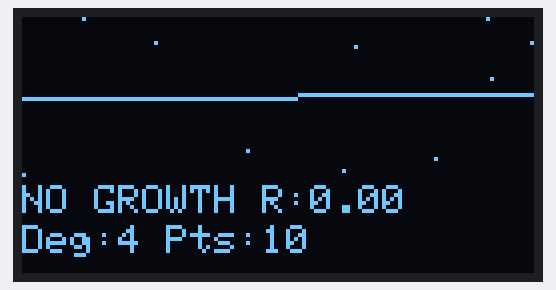
A sketch run on a simulated Arduino Uno, built with avr-gcc and run on an emulated ATmega328P. On the bench: 128×64 one-colour display. Random numbers use the default seed unless the sketch sets one; what the sketch prints to the serial monitor is not drawn.

Above: at 28.8 s.
At 58.5 s:
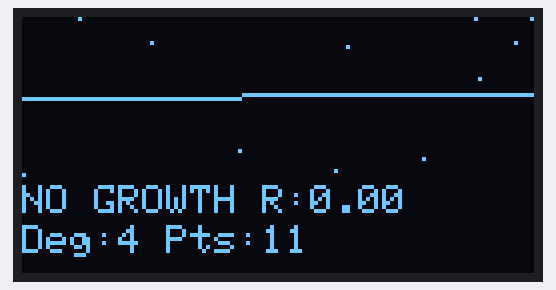
At 90.9 s:
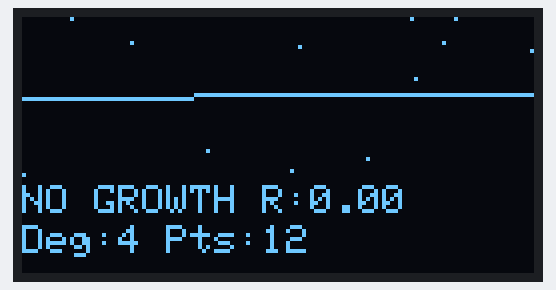
At 126.0 s:
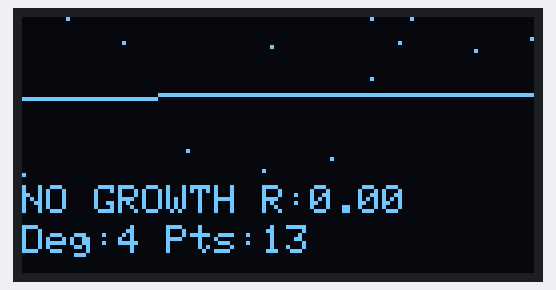

The sketch:

growth_rate.ino
```cpp
#include <Arduino.h>
#include <Adafruit_GFX.h>
#include <Adafruit_SSD1306.h>
#include <vector>
#include <numeric>
#include <cmath>

#define SCREEN_WIDTH 128
#define SCREEN_HEIGHT 64
//#define OLED_RESET -1
#define SCREEN_ADDRESS 0x3C

  constexpr uint8_t OLED_DC = 16 ;
//#define OLED_DC     16
  constexpr uint8_t OLED_CS = 5 ;
//#define OLED_CS     5
  constexpr uint8_t OLED_RESET = 17;
//#define OLED_RESET  17
  constexpr uint32_t OLED_BITRATE = 80000000 ;

#define MAX_DATASET_WINDOW 50

class AdvancedPolynomialFitter {
private:
    // Optimization configuration
    const int MAX_ITERATIONS = 500;
    const double LEARNING_RATE = 0.000000001;
    const float CONVERGENCE_THRESHOLD = 1e-6;
//    const float CONVERGENCE_THRESHOLD = 1e-4;
//    const float CONVERGENCE_THRESHOLD = 1e-3;

    // Regularization parameters
    const float L1_LAMBDA = 0.01;  // Lasso regularization
    const float L2_LAMBDA = 0.001;  // Ridge regularization


    // Regularization types
    enum RegularizationType {
        NONE,
        L1_LASSO,
        L2_RIDGE,
        ELASTIC_NET
    };

    // Loss function types
    enum LossFunctionType {
        MEAN_SQUARED_ERROR,
        MEAN_ABSOLUTE_ERROR,
        HUBER_LOSS
    };

    // calculate using Welford's method
    double calculateMSE(const std::vector<float>& coeffs,
                   const std::vector<float>& x,
                   const std::vector<float>& y) {
    double meanSquaredError = 0.0;
    double mean = 0.0;
    double M2 = 0.0;

    for (size_t i = 0; i < x.size(); ++i) {
        float prediction = 0.0;
        for (size_t j = 0; j < coeffs.size(); ++j) {
            prediction += coeffs[j] * pow(x[i], j);
        }
        float error = prediction - y[i];
        double squaredError = error * error;
        double delta = squaredError - mean;
        mean += delta / (i + 1);
        M2 += delta * (squaredError - mean);
    }

    meanSquaredError = mean;
    //Serial.println(meanSquaredError);
    return meanSquaredError;
}

 // Gradient Descent with adaptive learning and regularization
    std::vector<float> gradientDescentFit(
        const std::vector<float>& x,
        const std::vector<float>& y,
        int degree,
        RegularizationType regType = NONE
        // or L2_RIDGE
    ) {
        std::vector<float> coeffs(degree + 1, 0.0);

        // Normalize x and y
        std::vector<float> x_norm = x;
        double x_min = *std::min_element(x.begin(), x.end());
        Serial.print("xmin:");
        Serial.print(x_min);
        double x_max = *std::max_element(x.begin(), x.end());
        Serial.print(" xmax:");
        Serial.println(x_max);

       // double y_max = *std::max_element(y.begin(), y.end());
        std::transform(x.begin(), x.end(), x_norm.begin(), [x_min](double val) { return val - x_min; });
        //std::transform(y.begin(), y.end(), y_norm.begin(), [y_max](double val) { return val / y_max; });
        Serial.println(x_norm[0]);
        Serial.println(x_norm[x_norm.size()-1]);
        // Adaptive learning rate
        double dynamicLearningRate = LEARNING_RATE;

        for (int iteration = 0; iteration < MAX_ITERATIONS; ++iteration) {
            std::vector<float> gradients(degree + 1, 0.0);
         //   double prevMSE = calculateMSE(coeffs, x_norm, y);

            // Compute gradients
            for (size_t j = 0; j < degree; ++j) {
                for (size_t i = 0; i < x_norm.size(); ++i) {
                    float prediction = 0.0;
                    for (size_t k = 0; k < degree; ++k) {
                        prediction += coeffs[k] * pow(x_norm[i], k);
                    }
                    float error = prediction - y[i];
                    double gradient = 2 * error * pow(x_norm[i], j);

                    // Regularization
                    switch (regType) {
                        case L1_LASSO:
                            gradient += L1_LAMBDA * (coeffs[j] > 0 ? 1 : -1);
                            break;
                        case L2_RIDGE:
                            gradient += 2 * L2_LAMBDA * coeffs[j];
                            break;
                        case ELASTIC_NET:
                            gradient += L1_LAMBDA * (coeffs[j] > 0 ? 1 : -1) +
                                        2 * L2_LAMBDA * coeffs[j];
                            break;
                        default:
                            break;
                    }
                    gradients[j] += gradient;
                }
                gradients[j] /= x_norm.size();
            }

            // Update coefficients
            for (size_t j = 0; j < degree; ++j) {
                coeffs[j] -= dynamicLearningRate * gradients[j];
  //              coeffs[j] =+ dynamicLearningRate * 0.0001;

            }

            // Adaptive learning rate
       //     double currentMSE = calculateMSE(coeffs, x_norm, y);
       //     if (currentMSE > prevMSE) {
       //         dynamicLearningRate *= 0.5;  // Reduce learning rate
       //     } else if (currentMSE < prevMSE) {
       //         dynamicLearningRate *= 1.05;  // Slightly increase learning rate
       //     }

        }

        return coeffs;
    }

public:
    // Optimization methods enum
    enum OptimizationMethod {
        GRADIENT_DESCENT,
        LEVENBERG_MARQUARDT,
        NELDER_MEAD,
    };

    // Main fitting method with multiple optimization strategies
    std::vector<float> fitPolynomial(
        const std::vector<float>& x,
        const std::vector<float>& y,
        int degree,
        OptimizationMethod method = GRADIENT_DESCENT
    ) {
        switch (method) {
            case GRADIENT_DESCENT:
                return gradientDescentFit(x, y, degree);
            default:
                // Fallback to simple least squares if method not supported
                return gradientDescentFit(x, y, degree);
        }
    }

    // Advanced polynomial evaluation with error bounds
    float evaluatePolynomial(
        const std::vector<float>& coeffs,
        float x,
        float& errorBound
    ) {
        float result = 0.0;
        errorBound = 0.0;

        for (size_t i = 0; i < coeffs.size(); ++i) {
            result += coeffs[i] * pow(x, i);
            // Simple error propagation
           // errorBound += abs(coeffs[i]) * pow(x, i);
        }

        return result;
    }
};

//------------------- graphics


class AdvancedOLEDVisualizer {
private:
    Adafruit_SSD1306 display;

    // Improved mapping with float precision
    float mapFloat(float x, float in_min, float in_max, float out_min, float out_max) {
        return (x - in_min) * (out_max - out_min) / (in_max - in_min) + out_min;
    }

    // Compute polynomial derivative
    std::vector<float> computeDerivative(const std::vector<float>& coeffs) {
        std::vector<float> derivative(coeffs.size() - 1, 0.0);
        for (size_t i = 1; i < coeffs.size(); ++i) {
            derivative.push_back(i * coeffs[i]);
        }
        return derivative;
    }

public:
//    AdvancedOLEDVisualizer() : display(SCREEN_WIDTH, SCREEN_HEIGHT, &Wire, OLED_RESET) {}
      AdvancedOLEDVisualizer() : display(SCREEN_WIDTH, SCREEN_HEIGHT, &SPI, OLED_DC, OLED_RESET, OLED_CS, OLED_BITRATE) {}

    void begin() {
        Wire.begin();
        if(!display.begin(SSD1306_SWITCHCAPVCC, SCREEN_ADDRESS)) {
            Serial.println(F("SSD1306 allocation failed"));
            for(;;);
        }
        display.clearDisplay();
        display.setTextSize(1);
        display.setTextColor(SSD1306_WHITE);
    }


    void visualizeGrowthAnalysis(
        const std::vector<float>& xData,
        const std::vector<float>& yData,
        const std::vector<float>& coeffs,
        bool growthDetected,
        float growthRate
    ) {
        display.clearDisplay();

        // Find data ranges
        float xMin = *std::min_element(xData.begin(), xData.end());
        float xMax = *std::max_element(xData.begin(), xData.end());
        float yMin = *std::min_element(yData.begin(), yData.end());
        float yMax = *std::max_element(yData.begin(), yData.end());

        // Compute derivative
        //std::vector<float> derivative = computeDerivative(coeffs);

        // Split screen into three regions
        int dataPlotHeight = 40;  // Main data plot
        int bottomInfoHeight = 24;  // Bottom info area

        // Plot original data points
        for (size_t i = 0; i < xData.size(); ++i) {
            int x = mapFloat(xData[i], xMin, xMax, 0, SCREEN_WIDTH-1);
            int y = mapFloat(yData[i], yMin, yMax, dataPlotHeight-1, 0);
            display.drawPixel(x, y, SSD1306_WHITE);
        }

        // Plot fitted polynomial curve
        for (int x = 0; x < SCREEN_WIDTH; ++x) {
            float dataX = mapFloat(x, 0, SCREEN_WIDTH-1, xMin, xMax);

            // Evaluate polynomial
            float yFitted = 0.0;
            for (size_t j = 0; j < coeffs.size(); ++j) {
                yFitted += coeffs[j] * pow(dataX-xMin, j);
            }

            // Map fitted y to screen
            int y = mapFloat(yFitted, yMin, yMax, dataPlotHeight-1, 0);
            display.drawPixel(x, y, SSD1306_WHITE);
        }

        // Bottom info area
        //display.drawFastHLine(0, dataPlotHeight, SCREEN_WIDTH, SSD1306_WHITE);

        // Compact info display
        display.setCursor(0, dataPlotHeight + 2);
        display.print(growthDetected ? "GROWTH:" : "NO GROWTH");
        display.print(" R:");
        display.print(growthRate, 2);

        // Degree and visualization indicator
        display.setCursor(0, dataPlotHeight + 12);
        display.print("Deg:");
        display.print(coeffs.size()-1);
        display.print(" Pts:");
        display.print(xData.size());
        yield();
        display.display();
    }

    void displayErrorState(const String& errorMsg) {
        display.clearDisplay();
        display.setCursor(0,0);
        display.println("ERROR:");
        display.println(errorMsg);
        display.display();
    }
};

// Example usage in ESP32 context
class ExponentialGrowthDetector {
private:
    AdvancedPolynomialFitter polynomialFitter;
    std::vector<float> timestamps;
    std::vector<float> values;
    AdvancedOLEDVisualizer oledViz;

public:
    void begin() {
        oledViz.begin();
    }

    void addDataPoint(float timestamp, float value) {
        timestamps.push_back(timestamp);
        values.push_back(value);

        // Limit dataset size
        if (timestamps.size() > MAX_DATASET_WINDOW) {
            timestamps.erase(timestamps.begin());
            values.erase(values.begin());
        }
    }


float computeGrowthRate(const std::vector<float>& coeffs,
                        const std::vector<float>& xData,
                        float backwardTimeWindow,
                        float forwardTimeWindow) {
    if (xData.size() < 2 || coeffs.empty()) return 0.0;

    // Determine the time range for the backward window
    float latestTime = xData.back();
    float startTime = latestTime - backwardTimeWindow;

    // Find indices within the backward window
    auto startIt = std::lower_bound(xData.begin(), xData.end(), startTime);
    size_t startIndex = std::distance(xData.begin(), startIt);

    if (startIndex >= xData.size() - 1) return 0.0;

    // Calculate average growth rate over the backward time window
    float firstValue = 0.0, lastValue = 0.0;
    for (size_t j = 0; j < coeffs.size(); ++j) {
        firstValue += coeffs[j] * pow(xData[startIndex], j);
        lastValue += coeffs[j] * pow(xData.back(), j);
    }

    if (firstValue <= 0) return 0.0;  // Avoid division by zero or invalid growth rate

    float growthRate = (lastValue - firstValue) / firstValue;

    // Predict future value for the forward time window
    float futureTime = latestTime + forwardTimeWindow;
    float predictedValue = 0.0;
    for (size_t j = 0; j < coeffs.size(); ++j) {
        predictedValue += coeffs[j] * pow(futureTime, j);
    }

    Serial.print("Growth Rate: ");
    Serial.println(growthRate, 4);
    Serial.print("Predicted Value (");
    Serial.print(forwardTimeWindow);
    Serial.print(" units forward): ");
    Serial.println(predictedValue, 4);

    return growthRate;
}

    bool detectExponentialGrowth() {
        if (timestamps.size() < 10) return false;

        // Try different polynomial degrees and optimization methods
//        std::vector<int> degrees = {3, 4, 5, 6, 7};
        std::vector<uint8_t> degrees = {4};

        float bestGrowthRate = 0.0;
        bool growthDetected = false;
        std::vector<float> bestCoeffs;
        std::vector<AdvancedPolynomialFitter::OptimizationMethod> methods = {
            AdvancedPolynomialFitter::GRADIENT_DESCENT,
            //AdvancedPolynomialFitter::LEVENBERG_MARQUARDT,
            //AdvancedPolynomialFitter::NELDER_MEAD,
        };

        for (uint8_t degree : degrees) {
            for (auto method : methods) {
                std::vector<float> coeffs = polynomialFitter.fitPolynomial(
                    timestamps, values, degree, method
                );
                bestCoeffs = coeffs; // ensure there is some fit in coeffs sent to visualizer

                // Compute growth rate over backward time window and predict future
            float backwardTimeWindow = 5.0;  // Example: 5 units
            float forwardTimeWindow = 2.0;   // Example: 2 units
            float growthRate = computeGrowthRate(coeffs, timestamps, backwardTimeWindow, forwardTimeWindow);

                // Sophisticated growth detection criteria
            if (growthRate > 0.2 && growthRate < 10.0) {
                growthDetected = true;
               if (growthRate > bestGrowthRate) {
                    bestGrowthRate = growthRate;
                    bestCoeffs = coeffs;
                }
            }

                // Potential growth detection logic
               // if (prediction > values.back() * 1.5 && errorBound < 0.1) {
                    //return true;
                //}
            }
        }
        // Visualize results
        oledViz.visualizeGrowthAnalysis(
            //timestamps, values, bestCoeffs,
            timestamps, values, bestCoeffs,
            growthDetected, bestGrowthRate
        );
        return growthDetected;
    }
};

   ExponentialGrowthDetector growthDetector;

void setup() {
    Serial.begin(115200);
    // Initialize growth detector and OLED
    growthDetector.begin();
}

void loop() {
    // Simulate exponential-like data collection
    static float time = 0;

    // Simulated exponential growth with noise
    float value = 1 * sin(0.2*time)*exp(0.1 * time) + random(-80, 80) / 10.0;

    growthDetector.addDataPoint(time, value);
    yield();
    // Detect growth and visualize
    growthDetector.detectExponentialGrowth();

    time += random(0,+100)/100.0;
    delay(200);
}
```

fux2.ino
```cpp
#include <vector>
#include <numeric>
#include <cmath>

class OptimizedPolynomialFitter {
public:
    // Fit a polynomial to the data using the normal equation
    std::vector<float> fitPolynomial(const std::vector<float>& x, const std::vector<float>& y, int degree) {
        if (x.size() != y.size() || x.empty() || degree < 1) {
            return {};  // Invalid input
        }

        size_t n = x.size();
        size_t m = degree + 1;

        // Construct the Vandermonde matrix
        std::vector<std::vector<double>> A(n, std::vector<double>(m, 0.0));
        for (size_t i = 0; i < n; ++i) {
            double xi = 1.0;
            for (size_t j = 0; j < m; ++j) {
                A[i][j] = xi;
                xi *= x[i];
            }
        }

        // Construct the normal equation: (A^T * A) * coeffs = A^T * y
        std::vector<std::vector<double>> ATA(m, std::vector<double>(m, 0.0));
        std::vector<double> ATy(m, 0.0);

        for (size_t i = 0; i < n; ++i) {
            for (size_t j = 0; j < m; ++j) {
                ATy[j] += A[i][j] * y[i];
                for (size_t k = 0; k < m; ++k) {
                    ATA[j][k] += A[i][j] * A[i][k];
                }
            }
        }

        // Solve the normal equation using Gaussian elimination
        std::vector<double> coeffs = solveLinearSystem(ATA, ATy);

        // Convert coefficients to float
        std::vector<float> result(coeffs.begin(), coeffs.end());
        return result;
    }

private:
    // Solve a linear system using Gaussian elimination
    std::vector<double> solveLinearSystem(std::vector<std::vector<double>>& A, std::vector<double>& b) {
        size_t n = A.size();

        // Forward elimination
        for (size_t k = 0; k < n; ++k) {
            // Pivot for numerical stability
            for (size_t i = k + 1; i < n; ++i) {
                if (fabs(A[i][k]) > fabs(A[k][k])) {
                    std::swap(A[k], A[i]);
                    std::swap(b[k], b[i]);
                }
            }

            for (size_t i = k + 1; i < n; ++i) {
                double factor = A[i][k] / A[k][k];
                for (size_t j = k; j < n; ++j) {
                    A[i][j] -= factor * A[k][j];
                }
                b[i] -= factor * b[k];
            }
        }

        // Back substitution
        std::vector<double> x(n, 0.0);
        for (int i = n - 1; i >= 0; --i) {
            x[i] = b[i];
            for (size_t j = i + 1; j < n; ++j) {
                x[i] -= A[i][j] * x[j];
            }
            x[i] /= A[i][i];
        }

        return x;
    }
};
```

fuxtest.ino
```cpp
void testPolynomialFitter() {
    OptimizedPolynomialFitter fitter;

    // Example data points
    std::vector<float> x = {1, 2, 3, 4, 5};
    std::vector<float> y = {2.2, 4.1, 6.3, 8.0, 10.1};

    // Fit a polynomial of degree 2
    int degree = 2;
    std::vector<float> coeffs = fitter.fitPolynomial(x, y, degree);

    // Print coefficients
    Serial.println("Fitted coefficients:");
    for (float c : coeffs) {
        Serial.println(c);
    }
}
```

Measured:
- what the display in image 0 shows lasts 29.8 s, from 28.7 s to 58.5 s
- what the display in image 1 shows lasts 32.4 s, from 58.5 s to 90.9 s
- what the display in image 2 shows lasts 35.0 s, from 90.9 s to 125.9 s
